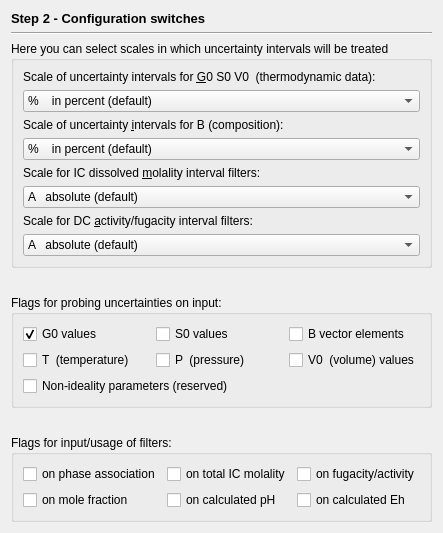
     <widget class="QWidget" name="page_2">
      <layout class="QGridLayout">
       <item row="0" column="0">
        <widget class="QLabel" name="label">
         <property name="sizePolicy">
          <sizepolicy hsizetype="Preferred" vsizetype="Fixed">
           <horstretch>0</horstretch>
           <verstretch>0</verstretch>
          </sizepolicy>
         </property>
         <property name="font">
          <font>
           <pointsize>10</pointsize>
           <weight>75</weight>
           <bold>true</bold>
          </font>
         </property>
         <property name="text">
          <string>Step 2 - Configuration switches</string>
         </property>
        </widget>
       </item>
       <item row="1" column="0">
        <widget class="Line" name="line_2">
         <property name="orientation">
          <enum>Qt::Horizontal</enum>
         </property>
        </widget>
       </item>
       <item row="2" column="0">
        <widget class="QGroupBox" name="groupBox_2">
         <property name="sizePolicy">
          <sizepolicy hsizetype="Minimum" vsizetype="Minimum">
           <horstretch>0</horstretch>
           <verstretch>0</verstretch>
          </sizepolicy>
         </property>
         <property name="title">
          <string>Here you can select scales in which uncertainty intervals will be treated</string>
         </property>
         <layout class="QVBoxLayout">
          <item>
           <widget class="QLabel" name="AC_modeLabel_2_2">
            <property name="frameShape">
             <enum>QFrame::NoFrame</enum>
            </property>
            <property name="frameShadow">
             <enum>QFrame::Plain</enum>
            </property>
            <property name="text">
             <string>Scale of uncertainty intervals for &amp;G0 S0 V0  (thermodynamic data):</string>
            </property>
            <property name="alignment">
             <set>Qt::AlignBottom</set>
            </property>
            <property name="wordWrap">
             <bool>true</bool>
            </property>
            <property name="buddy">
             <cstring>p_PsUnInt</cstring>
            </property>
           </widget>
          </item>
          <item>
           <widget class="QComboBox" name="p_PsUnInt">
            <item>
             <property name="text">
              <string>%    in percent (default)</string>
             </property>
            </item>
            <item>
             <property name="text">
              <string>0    in percent (as %)</string>
             </property>
            </item>
            <item>
             <property name="text">
              <string>A     absolute value</string>
             </property>
            </item>
            <item>
             <property name="text">
              <string>1   Absolute value (as A)</string>
             </property>
            </item>
           </widget>
          </item>
          <item>
           <widget class="QLabel" name="DcEqModeLabel_2_2">
            <property name="frameShape">
             <enum>QFrame::NoFrame</enum>
            </property>
            <property name="frameShadow">
             <enum>QFrame::Plain</enum>
            </property>
            <property name="text">
             <string>Scale of uncertainty &amp;intervals for B (composition):</string>
            </property>
            <property name="alignment">
             <set>Qt::AlignBottom</set>
            </property>
            <property name="wordWrap">
             <bool>true</bool>
            </property>
            <property name="buddy">
             <cstring>p_PsUnInB</cstring>
            </property>
           </widget>
          </item>
          <item>
           <widget class="QComboBox" name="p_PsUnInB">
            <item>
             <property name="text">
              <string>%    in percent (default)</string>
             </property>
            </item>
            <item>
             <property name="text">
              <string>0    in percent (as %)</string>
             </property>
            </item>
            <item>
             <property name="text">
              <string>A     absolute value</string>
             </property>
            </item>
            <item>
             <property name="text">
              <string>1   Absolute value (as A)</string>
             </property>
            </item>
           </widget>
          </item>
          <item>
           <widget class="QLabel" name="DcEqModeLabel_2_2_2_2">
            <property name="frameShape">
             <enum>QFrame::NoFrame</enum>
            </property>
            <property name="frameShadow">
             <enum>QFrame::Plain</enum>
            </property>
            <property name="text">
             <string>Scale for IC dissolved &amp;molality interval filters:</string>
            </property>
            <property name="alignment">
             <set>Qt::AlignBottom</set>
            </property>
            <property name="wordWrap">
             <bool>true</bool>
            </property>
            <property name="buddy">
             <cstring>p_PsUnFltI</cstring>
            </property>
           </widget>
          </item>
          <item>
           <widget class="QComboBox" name="p_PsUnFltI">
            <property name="currentIndex">
             <number>0</number>
            </property>
            <item>
             <property name="text">
              <string>A   absolute (default)</string>
             </property>
            </item>
            <item>
             <property name="text">
              <string>L    logarithmic (decimal) </string>
             </property>
            </item>
           </widget>
          </item>
          <item>
           <widget class="QLabel" name="DcEqModeLabel_2_2_2">
            <property name="frameShape">
             <enum>QFrame::NoFrame</enum>
            </property>
            <property name="frameShadow">
             <enum>QFrame::Plain</enum>
            </property>
            <property name="text">
             <string>Scale for DC &amp;activity/fugacity interval filters:</string>
            </property>
            <property name="alignment">
             <set>Qt::AlignBottom</set>
            </property>
            <property name="wordWrap">
             <bool>true</bool>
            </property>
            <property name="buddy">
             <cstring>p_PsUnFltD</cstring>
            </property>
           </widget>
          </item>
          <item>
           <widget class="QComboBox" name="p_PsUnFltD">
            <property name="currentIndex">
             <number>0</number>
            </property>
            <item>
             <property name="text">
              <string>A   absolute (default)</string>
             </property>
            </item>
            <item>
             <property name="text">
              <string>L    logarithmic (decimal) </string>
             </property>
            </item>
            <item>
             <property name="text">
              <string>C    mole fraction</string>
             </property>
            </item>
           </widget>
          </item>
         </layout>
        </widget>
       </item>
       <item row="3" column="0">
        <spacer>
         <property name="orientation">
          <enum>Qt::Vertical</enum>
         </property>
         <property name="sizeHint" stdset="0">
          <size>
           <width>20</width>
           <height>16</height>
          </size>
         </property>
        </spacer>
       </item>
       <item row="4" column="0">
        <widget class="QGroupBox" name="groupBox_3">
         <property name="sizePolicy">
          <sizepolicy hsizetype="Minimum" vsizetype="Minimum">
           <horstretch>0</horstretch>
           <verstretch>0</verstretch>
          </sizepolicy>
         </property>
         <property name="title">
          <string>Flags for probing uncertainties on input:</string>
         </property>
         <layout class="QGridLayout">
          <item row="0" column="0">
           <widget class="QCheckBox" name="c_PsGen1">
            <property name="text">
             <string>G0 values</string>
            </property>
            <property name="checked">
             <bool>true</bool>
            </property>
           </widget>
          </item>
          <item row="0" column="1">
           <widget class="QCheckBox" name="c_PsGen2">
            <property name="text">
             <string>S0 values</string>
            </property>
           </widget>
          </item>
          <item row="0" column="2">
           <widget class="QCheckBox" name="c_PsGen3">
            <property name="text">
             <string>B vector elements</string>
            </property>
           </widget>
          </item>
          <item row="1" column="0">
           <widget class="QCheckBox" name="c_PsGen4">
            <property name="text">
             <string>T  (temperature)</string>
            </property>
           </widget>
          </item>
          <item row="1" column="1">
           <widget class="QCheckBox" name="c_PsGen5">
            <property name="text">
             <string>P  (pressure)</string>
            </property>
           </widget>
          </item>
          <item row="1" column="2">
           <widget class="QCheckBox" name="c_PsGen6">
            <property name="text">
             <string>V0  (volume) values</string>
            </property>
           </widget>
          </item>
          <item row="2" column="0" colspan="3">
           <widget class="QCheckBox" name="c_PsGen7">
            <property name="text">
             <string>Non-ideality parameters (reserved)</string>
            </property>
           </widget>
          </item>
         </layout>
        </widget>
       </item>
       <item row="5" column="0">
        <spacer>
         <property name="orientation">
          <enum>Qt::Vertical</enum>
         </property>
         <property name="sizeHint" stdset="0">
          <size>
           <width>20</width>
           <height>21</height>
          </size>
         </property>
        </spacer>
       </item>
       <item row="6" column="0">
        <widget class="QGroupBox" name="groupBox_8">
         <property name="title">
          <string>Flags for input/usage of filters:</string>
         </property>
         <layout class="QGridLayout">
          <item row="0" column="0">
           <widget class="QCheckBox" name="c_Pa_f1">
            <property name="text">
             <string>on phase association</string>
            </property>
           </widget>
          </item>
          <item row="0" column="1">
           <widget class="QCheckBox" name="c_Pa_f2">
            <property name="text">
             <string>on total IC molality</string>
            </property>
           </widget>
          </item>
          <item row="0" column="2">
           <widget class="QCheckBox" name="c_Pa_f3">
            <property name="text">
             <string>on fugacity/activity</string>
            </property>
           </widget>
          </item>
          <item row="1" column="0">
           <widget class="QCheckBox" name="c_Pa_f4">
            <property name="text">
             <string>on mole fraction</string>
            </property>
           </widget>
          </item>
          <item row="1" column="1">
           <widget class="QCheckBox" name="c_Pa_f5">
            <property name="text">
             <string>on calculated pH</string>
            </property>
           </widget>
          </item>
          <item row="1" column="2">
           <widget class="QCheckBox" name="c_Pa_f6">
            <property name="text">
             <string>on calculated Eh</string>
            </property>
           </widget>
          </item>
         </layout>
        </widget>
       </item>
      </layout>
     </widget>
